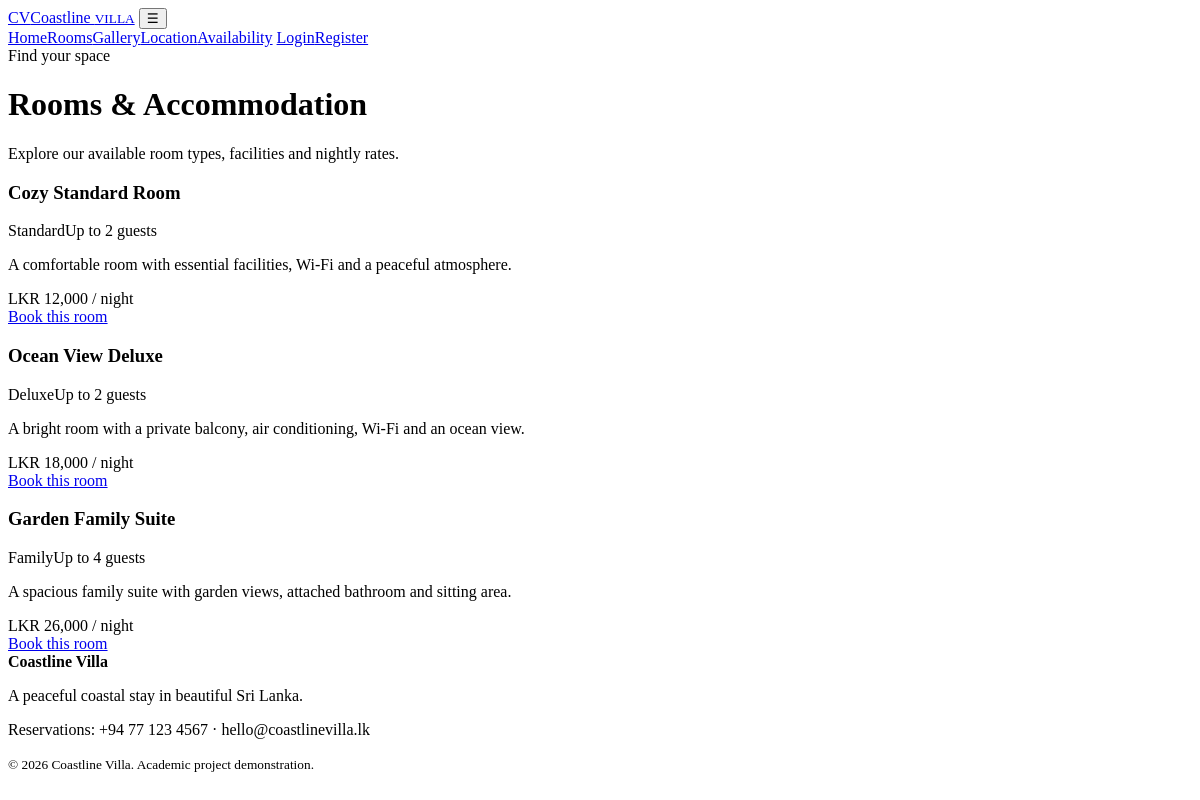
The page /rooms.php on the database its author committed.
### tables this page shows
CREATE TABLE rooms (
  room_id INT AUTO_INCREMENT PRIMARY KEY,
  room_name VARCHAR(120) NOT NULL,
  room_type VARCHAR(80) NOT NULL,
  description TEXT,
  price_per_night DECIMAL(10,2) NOT NULL,
  max_guests INT NOT NULL DEFAULT 2,
  room_status ENUM('Available','Inactive') NOT NULL DEFAULT 'Available',
  created_at TIMESTAMP DEFAULT CURRENT_TIMESTAMP
);

### config.php (called while the page is built, shortened)
<?php
function e($value) {
    return htmlspecialchars((string)$value, ENT_QUOTES, 'UTF-8');
}
function is_logged_in() {
    return isset($_SESSION['user_id']);
}

### rooms.php (the view, shortened to what this page needs)
<?php
require_once 'config.php';
$rooms=$pdo->query("SELECT * FROM rooms WHERE room_status='Available' ORDER BY price_per_night")->fetchAll();
require 'includes/header.php';
 ?>
<div class="section-head"><span class="eyebrow">Find your space</span><h1>Rooms & Accommodation</h1><p class="muted">Explore our available room types, facilities and nightly rates.</p></div>
<div class="grid"><?php foreach($rooms as $r): ?><article class="room-card"><div class="room-image" style="background-image:url('https://images.unsplash.com/photo-1611892440504-42a792e24d32?auto=format&fit=crop&w=900&q=80')"></div><div class="room-body"><h3><?=e($r['room_name'])?></h3><span class="tag"><?=e($r['room_type'])?></span><span class="tag">Up to <?=e($r['max_guests'])?> guests</span><p class="muted"><?=e($r['description'])?></p><div class="price">LKR <?=number_format($r['price_per_night'])?> / night</div><div class="actions"><a class="btn small" href="availability.php">Book this room</a></div></div></article><?php endforeach;
 ?></div>
<?php require 'includes/footer.php';
 ?>

### includes/header.php (shortened to what this page needs)
<?php require_once __DIR__ . '/../config.php';
 ?>
<!DOCTYPE html>
<html lang="en">
<head>
  <link rel="stylesheet" href="assets/style.css">
</head>
<body>
<header class="site-header">
  <a class="brand" href="index.php"><span class="brand-mark">CV</span><span>Coastline <small>VILLA</small></span></a>
  <button class="menu-toggle" aria-label="Toggle navigation" onclick="document.querySelector('.nav-links').classList.toggle('open')">☰</button>
  <nav class="nav-links">
    <a href="index.php">Home</a><a href="rooms.php">Rooms</a><a href="gallery.php">Gallery</a><a href="location.php">Location</a><a href="availability.php">Availability</a>
    <?php if (is_logged_in()): ?>
      <a href="my-bookings.php">My Bookings</a>
      <?php if (is_admin()): ?><a href="admin.php">Admin</a><?php endif;
 ?>
      <a class="nav-cta" href="logout.php">Logout</a>
    <?php else: ?>
      <a href="login.php">Login</a><a class="nav-cta" href="register.php">Register</a>
    <?php endif;
 ?>
  </nav>
</header>
<main class="container">

### includes/footer.php
</main>
<footer class="footer">
  <div><strong>Coastline Villa</strong><p>A peaceful coastal stay in beautiful Sri Lanka.</p></div>
  <div><p>Reservations: +94 77 123 4567 · hello@coastlinevilla.lk</p><small>© <?= date('Y') ?> Coastline Villa. Academic project demonstration.</small></div>
</footer>
</body>
</html>

### assets/style.css (style rules this page uses)
:root { --navy:#173b43; --teal:#2f7775; --sand:#f4eee4; --gold:#c99b58; --ink:#233238; --muted:#68777a; --white:#fff; --line:#e5e8e5 }
* { box-sizing:border-box }
body { margin:0; background:#fbfaf7; color:var(--ink); font-family:'DM Sans',sans-serif; line-height:1.6 }
a { color:var(--teal); text-decoration:none }
.container { width:min(1120px,92%); margin:34px auto 70px; min-height:55vh }
.site-header { background:#fff; display:flex; align-items:center; justify-content:space-between; padding:15px max(4%,calc((100% - 1120px)/2)); box-shadow:0 2px 14px #18383b12; position:sticky; top:0; z-index:10 }
.brand { display:flex; align-items:center; gap:10px; color:var(--navy); font-weight:700; font-size:20px; line-height:1.1 }
.brand small { display:block; font-size:9px; letter-spacing:4px; color:var(--gold) }
.brand-mark { background:var(--navy); color:#fff; border-radius:50%; width:39px; height:39px; display:grid; place-items:center; font-family:serif }
.nav-links { display:flex; align-items:center; gap:25px }
.nav-links a { color:var(--ink); font-size:14px; font-weight:600 }
.nav-links .nav-cta,.btn { background:var(--teal); color:white!important; padding:11px 18px; border-radius:7px; border:0; display:inline-block; font-weight:600; cursor:pointer }
.menu-toggle { display:none; background:none; border:0; font-size:25px }
.eyebrow { color:var(--gold); font-weight:700; letter-spacing:2px; text-transform:uppercase; font-size:12px }
h1,h2,h3 { color:var(--navy) }
.section-head { text-align:center; max-width:650px; margin:0 auto 28px }
.muted { color:var(--muted) }
.grid { display:grid; grid-template-columns:repeat(3,1fr); gap:22px }
.room-card,.panel,.form-card,.stat { background:white; border:1px solid var(--line); border-radius:13px; overflow:hidden; box-shadow:0 8px 24px #203c3c08 }
.room-body { padding:20px }
.room-body h3 { margin:0 0 5px }
.price { font-weight:700; color:var(--teal); font-size:18px }
.tag { display:inline-block; background:#eaf3ef; color:#316b62; padding:4px 9px; border-radius:20px; font-size:12px; margin:3px }
.btn.small { padding:7px 12px; font-size:13px }
.actions { display:flex; gap:9px; flex-wrap:wrap; margin-top:14px }
.footer { background:var(--navy); color:#eaf1ed; padding:32px max(4%,calc((100% - 1120px)/2)); display:flex; justify-content:space-between; gap:25px; flex-wrap:wrap }
.footer p { margin:5px 0; color:#d1dfdb }
.footer small { color:#a9c0ba }

### rows shown on the page
rooms: room_name "Cozy Standard Room", room_type "Standard", max_guests "2", description "A comfortable room with essential facilities, Wi-Fi and a peaceful atmosphere.", price_per_night "12,000"
rooms: room_name "Ocean View Deluxe", room_type "Deluxe", max_guests "2", description "A bright room with a private balcony, air conditioning, Wi-Fi and an ocean view.", price_per_night "18,000"
rooms: room_name "Garden Family Suite", room_type "Family", max_guests "4", description "A spacious family suite with garden views, attached bathroom and sitting area.", price_per_night "26,000"
